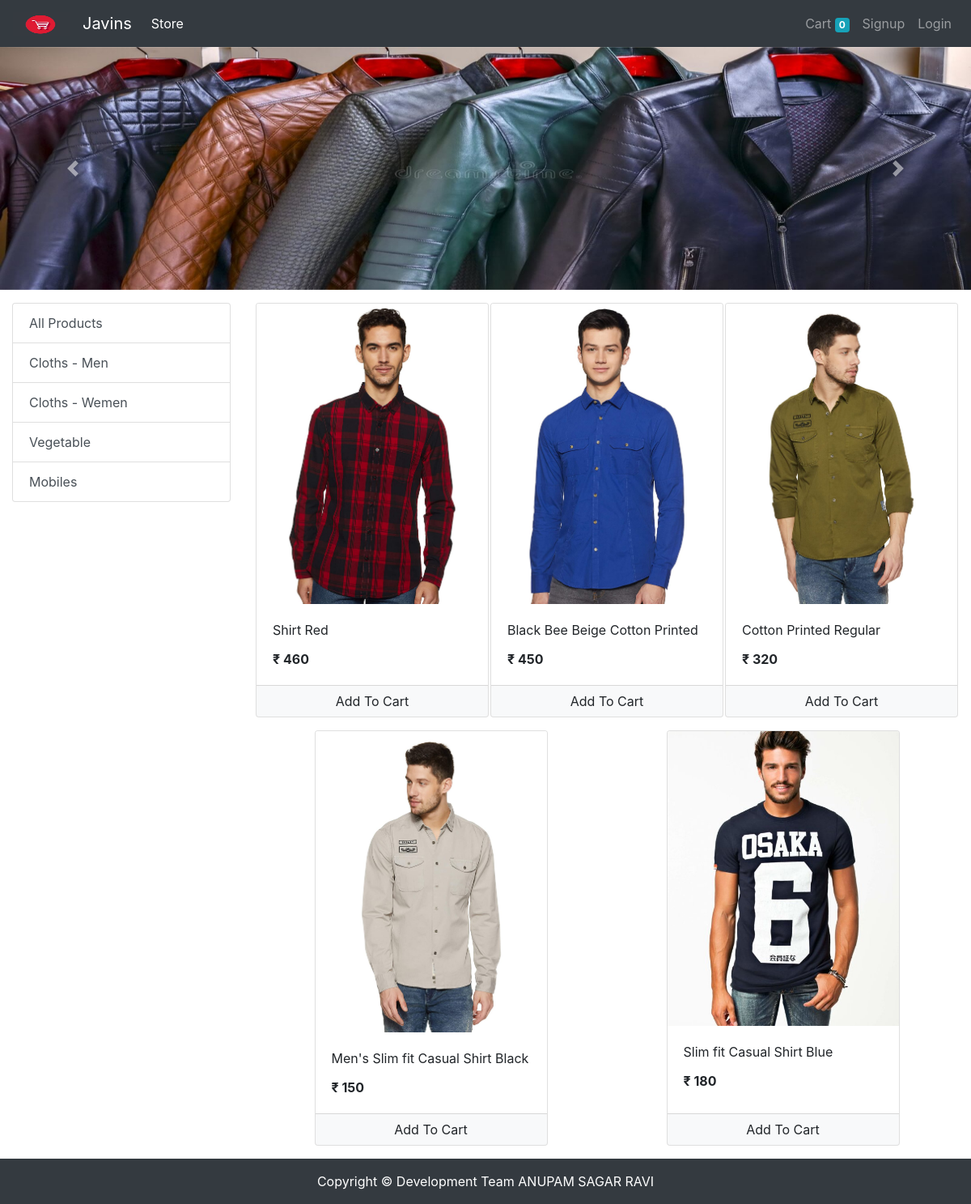
/store?category=1, run on the app's committed database.
### store/models/category.py (models this page shows, shortened)
class Category(models.Model):
    id = models.AutoField(primary_key=True)
    name = models.CharField(max_length=20)
    @staticmethod
    def get_all_categories():
        return Category.objects.all()

### store/models/product.py (models this page shows, shortened)
class Product(models.Model):
    id = models.AutoField(primary_key=True)
    name = models.CharField(max_length=50)
    price = models.IntegerField(default=0)
    category = models.ForeignKey(Category, on_delete=models.CASCADE, default=1)
    description = models.CharField(max_length=200, default='' , null=True , blank=True)
    image = models.ImageField(upload_to='uploads/products/')
    @staticmethod
    def get_all_products_by_categoryid(category_id):
        if category_id:
            return Product.objects.filter(category = category_id)
        else:
            return Product.get_all_products();

### store/views/home.py (the view)
# urls.py: path('' , include('store.urls'))
def store(request):
    cart = request.session.get('cart')
    if not cart:
        request.session['cart'] = {}
    products = None
    categories = Category.get_all_categories()
    categoryID = request.GET.get('category')
    if categoryID:
        products = Product.get_all_products_by_categoryid(categoryID)
    else:
        products = Product.get_all_products();
    data = {}
    data['products'] = products
    data['categories'] = categories
    print('you are : ', request.session.get('email'))
    return render(request, 'index.html', data)

### store/templatetags/cart.py (called while the page is built)
@register.filter(name='is_in_cart')
def is_in_cart(product  , cart):
    keys = cart.keys()
    for id in keys:
        if int(id) == product.id:
            return True
    return False;

### store/templatetags/custom_filter.py (called while the page is built)
@register.filter(name='currency')
def currency(number):
    return "₹ "+str(number)

### store/templates/index.html (shortened to what this page needs)
{% extends 'base.html' %}
{% block content %}
{% load cart %}
{% load custom_filter %}
<div class="container-fluid mt-3">
	<div class="row">
		<div class="col-lg-3 mx-auto">
			<div class="list-group">
				<a href="/" class="list-group-item list-group-item-action">All Products</a>
				{% for category in categories %}
				<a href="/?category={{category.id}}"
					class="list-group-item list-group-item-action">{{category.name}}</a>
				{% endfor %}
			</div>
		</div>
		<div id='products' class="col-lg-9 mx-auto">
			<div class="row mx-auto">
				{% for product in products %}
				<div class="card mx-auto mb-3" id={{product.id}} style="width: 18rem;">
					<img class="card-img-top" src="{{product.image.url}}" alt="Card image cap">
					<div class="card-body">
						<p class="card-title">{{product.name}}</p>
						<p class="card-text"><b>{{product.price|currency}}</b></p>
					</div>
					<div class="card-footer p-0 no-gutters">
						{% if product|is_in_cart:request.session.cart %}
						<div class="row no-gutters">
							<form action="/#{{product.id}}" class="col-2 " method="post">
								{% csrf_token %}
								<input hidden type="text" name='product' value='{{product.id}}'>
								<input hidden type="text" name='remove' value='True'>
								<input type="submit" value=" - " class="btn btn-block btn-light border-right">
							</form>
							<div class="text-center col">{{product|cart_quantity:request.session.cart}} in Cart</div>
							<form action="/#{{product.id}}" class="col-2 " method="post">
								{% csrf_token %}
								<input hidden type="text" name='product' value='{{product.id}}'>
								<input type="submit" value=" + " class="btn btn-block btn-light border-left">
							</form>
						</div>
						{% else %}
						<form action="/#{{product.id}}" method="POST" class="btn-block">
							<input type="submit" class="float-right btn btn-light  form-control"
								value="Add To Cart">
						</form>
						{% endif %}
					</div>
				</div>
				{% endfor %}
			</div>
		</div>
	</div>
</div>
<footer class="py-3 bg-dark">
    <div class="container"><p class="m-0 text-center text-white">Copyright &copy; Development Team ANUPAM SAGAR RAVI</p></div>
</footer>
{% endblock %}

### data on the page
Category: name "Cloths - Men"
Category: name "Cloths - Wemen"
Category: name "Vegetable"
Category: name "Mobiles"
Product: image (picture), name "Shirt Red", price "₹ 460"
Product: image (picture), name "Black Bee Beige Cotton Printed", price "₹ 450"
Product: image (picture), name "Cotton Printed Regular", price "₹ 320"
Product: image (picture), name "Men's Slim fit Casual Shirt Black", price "₹ 150"
Product: image (picture), name "Slim fit Casual Shirt Blue", price "₹ 180"

### other printed values
{{ request.session.cart.keys|length }} "0"
